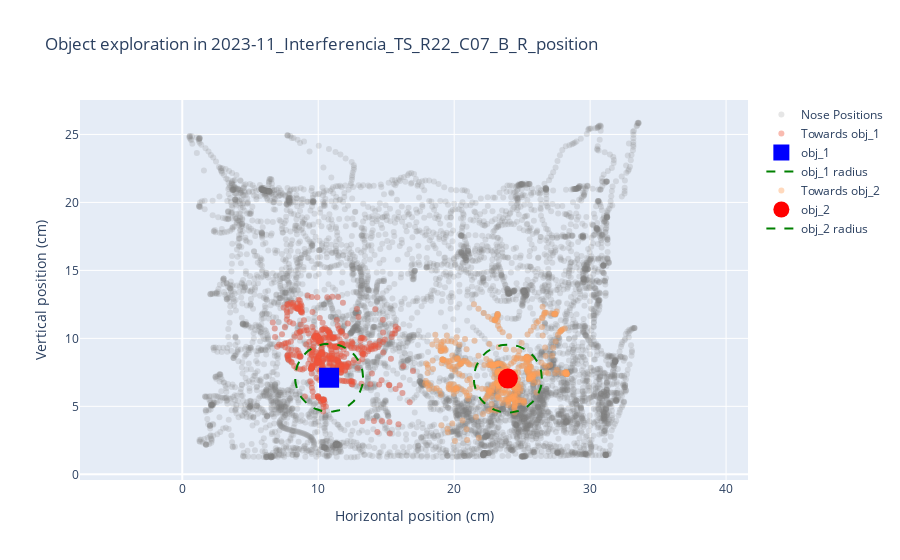

Here is the notebook cell this chart was saved with:
### Code cell
# Function to plot mouse exploration around multiple objects
def plot_position(file: str, objects: list, maxDistance: float = 2.5, maxAngle: float = 45) -> None:
    """Plot mouse exploration around multiple objects.

    Args:
        file (str): Path to the .csv file containing the data.
        objects (list): List of objects to explore.
        maxDistance (float, optional): Maximum distance from the nose to the object. Defaults to 2.5.
        maxAngle (float, optional): Maximum angle between the head-nose and head-object vectors. Defaults to 45.
    """

    color_list = ['blue', 'red', 'green', 'orange', 'purple', 'yellow', 'black', 'grey']
    symbol_list = ['square', 'circle', 'diamond', 'cross', 'x', 'triangle-up', 'triangle-down', 'star']
    
    # Read the .csv
    df = pd.read_csv(file)

    # Extract body parts
    nose = Point(df, 'nose')
    head = Point(df, 'head')

    # Create the main trace for nose positions
    nose_trace = go.Scatter(
        x=nose.positions[:, 0],
        y=nose.positions[:, 1],
        mode='markers',
        marker=dict(color='grey', opacity=0.2),
        name='Nose Positions'
    )
    
    # Store all traces
    traces = [nose_trace]

    # Loop over each object in the list of object names
    for idx, obj in enumerate(objects):

        # Create a Point object for the object
        obj_coords = Point(df, obj)

        # Find distance from the nose to the object
        dist = Point.dist(nose, obj_coords)
        
        # Compute the normalized head-object vector
        head_nose = Vector(head, nose, normalize=True)
        head_obj = Vector(head, obj_coords, normalize=True)
        
        # Find the angle between the head-nose and head-object vectors
        angle = Vector.angle(head_nose, head_obj)  # in degrees
        
        # Filter nose positions oriented towards the object
        towards_obj = nose.positions[(angle < maxAngle) & (dist < maxDistance**2)]
        
        # Create trace for filtered points oriented towards the object
        towards_trace = go.Scatter(
            x=towards_obj[:, 0],
            y=towards_obj[:, 1],
            mode='markers',
            marker=dict(opacity=0.4),
            name=f'Towards {obj}'
        )

        # Assign colors and symbols dynamically based on index
        object_color = color_list[idx]
        object_symbol = symbol_list[idx]

        # Create trace for the object
        obj_trace = go.Scatter(
            x=[obj_coords.positions[0][0]],
            y=[obj_coords.positions[0][1]],
            mode='markers',
            marker=dict(symbol=object_symbol, size=20, color=object_color),
            name=f'{obj}'
        )

        # Create circle around the object
        circle_trace = go.Scatter(
            x=obj_coords.positions[0][0] + maxDistance * np.cos(np.linspace(0, 2 * np.pi, 100)),
            y=obj_coords.positions[0][1] + maxDistance * np.sin(np.linspace(0, 2 * np.pi, 100)),
            mode='lines',
            line=dict(color='green', dash='dash'),
            name=f'{obj} radius'
        )

        # Append object-specific traces
        traces.append(towards_trace)
        traces.append(obj_trace)
        traces.append(circle_trace)

    # Extract the filename without extension
    filename = os.path.splitext(os.path.basename(file))[0]

    # Create layout
    layout = go.Layout(
        title=f'Object exploration in {filename}', 
        xaxis=dict(title='Horizontal position (cm)', scaleanchor='y'),  # Lock aspect ratio to the y-axis
        yaxis=dict(title='Vertical position (cm)'),
    )
    
    # Create figure
    fig = go.Figure(data=traces, layout=layout)

    # Show plot
    fig.show()

# Plot mouse exploration around multiple objects
plot_position(example_path, objects = objects)

### Figure 1 — Plotly figure (JSON) as saved in the notebook; plotly's stock layout.template omitted (floating-point values rounded to 4 significant figures; data arrays with more than 128 entries replaced by an {"elided": "..."} marker saying what was removed)
{"data": [{"marker": {"color": "grey", "opacity": 0.2}, "mode": "markers", "name": "Nose Positions", "type": "scatter", "x": {"elided": "7500 float values"}, "y": {"elided": "7500 float values"}}, {"marker": {"opacity": 0.4}, "mode": "markers", "name": "Towards obj_1", "type": "scatter", "x": {"elided": "465 float values"}, "y": {"elided": "465 float values"}}, {"marker": {"color": "blue", "size": 20, "symbol": "square"}, "mode": "markers", "name": "obj_1", "type": "scatter", "x": [10.8], "y": [7.105]}, {"line": {"color": "green", "dash": "dash"}, "mode": "lines", "name": "obj_1 radius", "type": "scatter", "x": [13.3, 13.29, 13.28, 13.25, 13.22, 13.17, 13.12, 13.06, 12.98, 12.9, 12.81, 12.71, 12.61, 12.5, 12.38, 12.25, 12.12, 11.98, 11.84, 11.69, 11.54, 11.39, 11.23, 11.08, 10.92, 10.76, 10.6, 10.44, 10.29, 10.13, 9.981, 9.833, 9.689, 9.549, 9.414, 9.285, 9.162, 9.045, 8.936, 8.834, 8.74, 8.654, 8.577, 8.509, 8.45, 8.4, 8.36, 8.33, 8.31, 8.3, 8.3, 8.31, 8.33, 8.36, 8.4, 8.45, 8.509, 8.577, 8.654, 8.74, 8.834, 8.936, 9.045, 9.162, 9.285, 9.414, 9.549, 9.689, 9.833, 9.981, 10.13, 10.29, 10.44, 10.6, 10.76, 10.92, 11.08, 11.23, 11.39, 11.54, 11.69, 11.84, 11.98, 12.12, 12.25, 12.38, 12.5, 12.61, 12.71, 12.81, 12.9, 12.98, 13.06, 13.12, 13.17, 13.22, 13.25, 13.28, 13.29, 13.3], "y": [7.105, 7.264, 7.422, 7.579, 7.733, 7.886, 8.035, 8.18, 8.321, 8.457, 8.588, 8.712, 8.831, 8.942, 9.046, 9.142, 9.23, 9.309, 9.38, 9.441, 9.493, 9.535, 9.567, 9.59, 9.603, 9.605, 9.598, 9.58, 9.552, 9.515, 9.468, 9.411, 9.345, 9.271, 9.187, 9.095, 8.995, 8.887, 8.772, 8.651, 8.523, 8.39, 8.251, 8.108, 7.961, 7.81, 7.656, 7.5, 7.343, 7.185, 7.026, 6.868, 6.71, 6.555, 6.401, 6.25, 6.103, 5.96, 5.821, 5.688, 5.56, 5.439, 5.324, 5.216, 5.116, 5.024, 4.94, 4.865, 4.8, 4.743, 4.696, 4.658, 4.631, 4.613, 4.606, 4.608, 4.621, 4.643, 4.676, 4.718, 4.77, 4.831, 4.902, 4.981, 5.069, 5.165, 5.269, 5.38, 5.498, 5.623, 5.754, 5.89, 6.031, 6.176, 6.325, 6.478, 6.632, 6.789, 6.947, 7.105]}, {"marker": {"opacity": 0.4}, "mode": "markers", "name": "Towards obj_2", "type": "scatter", "x": {"elided": "464 float values"}, "y": {"elided": "464 float values"}}, {"marker": {"color": "red", "size": 20, "symbol": "circle"}, "mode": "markers", "name": "obj_2", "type": "scatter", "x": [23.95], "y": [7.042]}, {"line": {"color": "green", "dash": "dash"}, "mode": "lines", "name": "obj_2 radius", "type": "scatter", "x": [26.45, 26.44, 26.43, 26.4, 26.37, 26.32, 26.27, 26.21, 26.13, 26.05, 25.96, 25.86, 25.76, 25.65, 25.53, 25.4, 25.27, 25.13, 24.99, 24.84, 24.69, 24.54, 24.38, 24.23, 24.07, 23.91, 23.75, 23.59, 23.44, 23.28, 23.13, 22.98, 22.84, 22.7, 22.56, 22.44, 22.31, 22.2, 22.09, 21.98, 21.89, 21.8, 21.73, 21.66, 21.6, 21.55, 21.51, 21.48, 21.46, 21.45, 21.45, 21.46, 21.48, 21.51, 21.55, 21.6, 21.66, 21.73, 21.8, 21.89, 21.98, 22.09, 22.2, 22.31, 22.44, 22.56, 22.7, 22.84, 22.98, 23.13, 23.28, 23.44, 23.59, 23.75, 23.91, 24.07, 24.23, 24.38, 24.54, 24.69, 24.84, 24.99, 25.13, 25.27, 25.4, 25.53, 25.65, 25.76, 25.86, 25.96, 26.05, 26.13, 26.21, 26.27, 26.32, 26.37, 26.4, 26.43, 26.44, 26.45], "y": [7.042, 7.2, 7.358, 7.515, 7.67, 7.822, 7.971, 8.116, 8.257, 8.393, 8.524, 8.649, 8.767, 8.878, 8.982, 9.078, 9.166, 9.245, 9.316, 9.377, 9.429, 9.471, 9.504, 9.526, 9.539, 9.541, 9.534, 9.516, 9.489, 9.451, 9.404, 9.348, 9.282, 9.207, 9.123, 9.031, 8.931, 8.823, 8.709, 8.587, 8.459, 8.326, 8.187, 8.044, 7.897, 7.746, 7.592, 7.437, 7.279, 7.121, 6.962, 6.804, 6.647, 6.491, 6.337, 6.187, 6.039, 5.896, 5.757, 5.624, 5.496, 5.375, 5.26, 5.152, 5.052, 4.96, 4.877, 4.802, 4.736, 4.679, 4.632, 4.595, 4.567, 4.55, 4.542, 4.544, 4.557, 4.58, 4.612, 4.654, 4.706, 4.768, 4.838, 4.917, 5.005, 5.101, 5.205, 5.316, 5.435, 5.559, 5.69, 5.826, 5.967, 6.112, 6.262, 6.414, 6.569, 6.725, 6.883, 7.042]}], "layout": {"title": {"text": "Object exploration in 2023-11_Interferencia_TS_R22_C07_B_R_position"}, "xaxis": {"scaleanchor": "y", "title": {"text": "Horizontal position (cm)"}}, "yaxis": {"title": {"text": "Vertical position (cm)"}}}}
